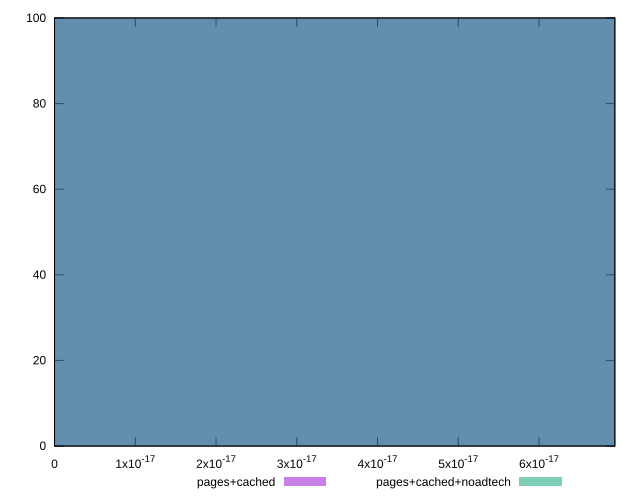

Here is the gnuplot script that generated this plot:
reset

$pagesCached <<EOF
0 100
EOF

$pagesCachedNoadtech <<EOF
0 100
EOF

set key outside below
set boxwidth 1e-12
set xrange [0:6.938893903907228e-17]
set yrange [0:100]
set trange [0:100]
set style fill transparent solid 0.5 noborder
set terminal svg size 640, 500 enhanced background rgb 'white'
set output "report_00015_2021-02-09T16-11-33.973Z/meta/score-difference/comparison/histogram/1_vs_2.svg"

plot $pagesCached title "pages+cached" with boxes, \
     $pagesCachedNoadtech title "pages+cached+noadtech" with boxes

reset
